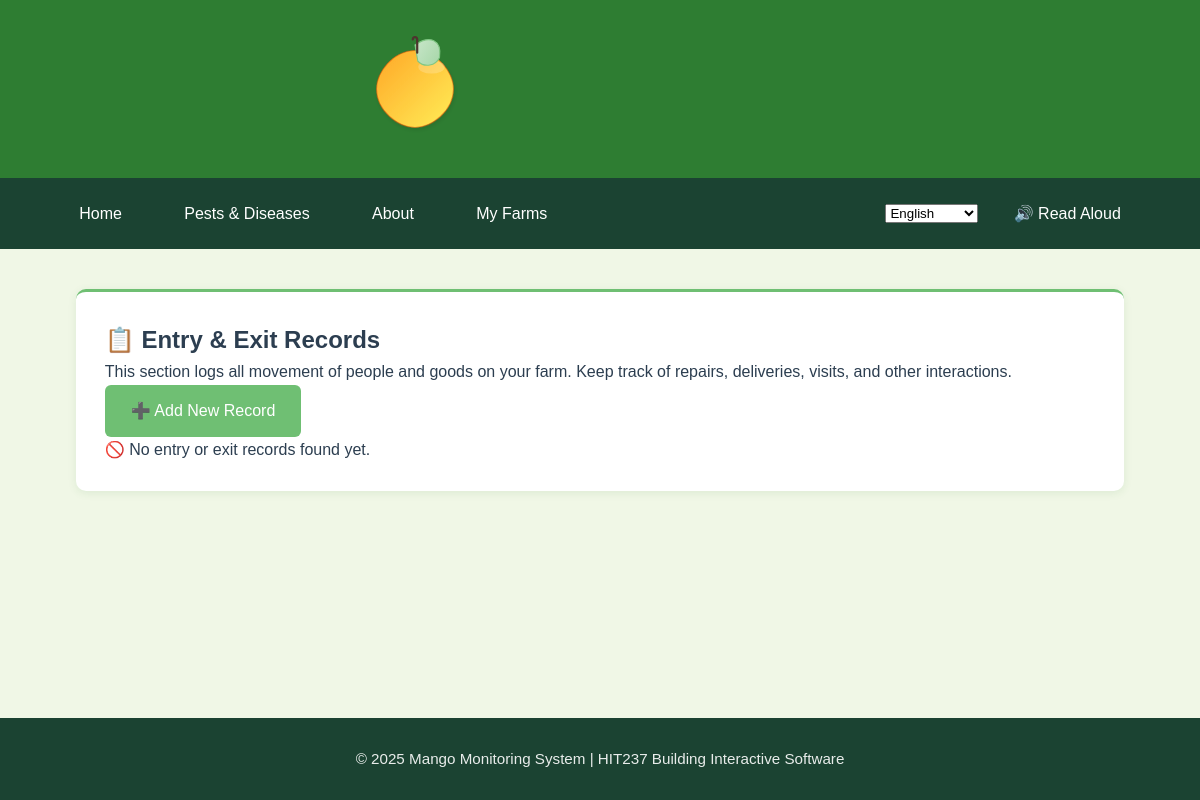
Page /myfarms/entryexit/ (signed in) on the earlier database version.
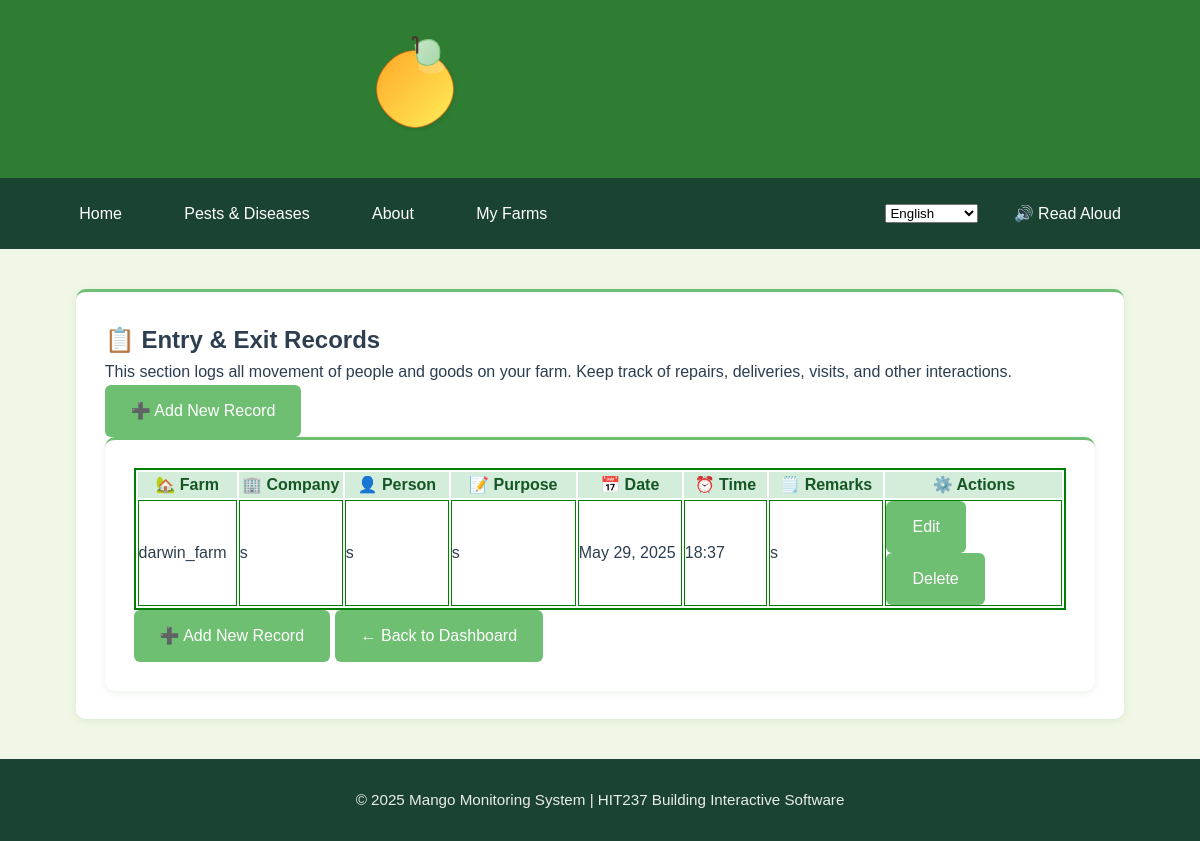
Same page on the later database version.
### App2/models.py (models this page shows, shortened)
class EntryExitLog(models.Model):
    farm = models.ForeignKey(Farm, on_delete=models.CASCADE)
    company_name = models.CharField(max_length=100)
    person_name = models.CharField(max_length=100)
    purpose = models.CharField(max_length=255)
    date = models.DateField()
    time = models.TimeField()
    remarks = models.TextField(blank=True, null=True)

class Farm(models.Model):
    name = models.CharField(max_length=100)
    location = models.CharField(max_length=150)
    owner = models.ForeignKey(User, on_delete=models.CASCADE, related_name="farms")
    total_plants = models.IntegerField(validators=[MinValueValidator(1)], help_text="Total number of mango plants on the property")
    farm_size = models.DecimalField(max_digits=10, decimal_places=2, help_text="Farm size in hectares")
    stocking_rate = models.DecimalField(max_digits=10, decimal_places=2, help_text="Plants per hectare", editable=False)
    created_at = models.DateTimeField(auto_now_add=True)
    updated_at = models.DateTimeField(auto_now=True)
    class Meta:
        ordering = ['name']

### App2/views.py (the view)
# urls.py: path('entryexit/', views.EntryExitListView.as_view(), name='entry-exit-list'),
class EntryExitListView(LoginRequiredMixin, ListView):
    model = EntryExitLog
    template_name = 'App2/entryexit_list.html'
    context_object_name = 'logs'
    def get_queryset(self):
        if self.request.user.is_superuser:
            user_filter = self.request.GET.get('user_filter', 'all')
            if user_filter != 'all':
                try:
                    user_id = int(user_filter)
                    return EntryExitLog.objects.filter(farm__owner_id=user_id)
                except (ValueError, TypeError):
                    return EntryExitLog.objects.all()
            else:
                return EntryExitLog.objects.all()
        else:
            return EntryExitLog.objects.filter(farm__owner=self.request.user)
    def get_context_data(self, **kwargs):
        context = super().get_context_data(**kwargs)
        if self.request.user.is_superuser:
            context['users'] = User.objects.all()
            context['current_user_filter'] = self.request.GET.get('user_filter', 'all')
            context['is_superuser'] = True
        else:
            context['is_superuser'] = False
        return context

### App2/templates/App2/entryexit_list.html (shortened to what this page needs)
{% extends 'App2/base.html' %}
{% block content %}
<div class="card shadow-sm p-3">
<div class="container mt-5">
  <div class="content-card mb-4 shadow-sm text-start">
    <div class="d-flex justify-content-between align-items-center mb-3">
      <div>
        <h2 class="mb-3">📋 {% if is_superuser %}All {% endif %}Entry & Exit Records</h2>
        <p class="text-muted">This section logs all movement of people and goods on {% if is_superuser %}farms{% else %}your farm{% endif %}. Keep track of repairs, deliveries, visits, and other interactions.</p>
      </div>
    </div>
    <a href="{% url 'App2:entry-exit-create' %}" class="btn btn-outline-success btn-sm mt-2">➕ Add New Record</a>
  </div>
</div>
  {% if logs %}
  <div class="card shadow-sm p-3">
 <div class="summary-table-container mb-4">
   <table class="table w-auto text-center" style="border: 2px solid green;">
    <div class="stat-item" style="flex: 1; text-align: center; padding: 0 10px; border-right: 1px solid #eee;">
      <thead style="background-color: #d4edda; color: #155724;">
        <tr>
         <th scope="col", style="width: 7%;" style="border: 1px solid green;">🏡 Farm</th>
          <th scope="col", style="width: 10%;" style="border: 1px solid green;">🏢 Company</th>
          <th scope="col", style="width: 10%;" style="border: 1px solid green;">👤 Person</th>
          <th scope="col", style="width: 12%;" style="border: 1px solid green;">📝 Purpose</th>
          <th scope="col", style="width: 10%;" style="border: 1px solid green;">📅 Date</th>
          <th scope="col", style="width: 8%;" style="border: 1px solid green;">⏰ Time</th>
          <th scope="col", style="width: 11%;" style="border: 1px solid green;">🗒️ Remarks</th>
          <th scope="col", style="width: 17%;" style="border: 1px solid green;">⚙️ Actions</th>
        </tr>
      </thead>
      <tbody>
        {% for log in logs %}
        <tr>
          <td style="border: 1px solid green;">{{ log.farm.name }}</td>
          <td style="border: 1px solid green;">{{ log.company_name }}</td>
          <td style="border: 1px solid green;">{{ log.person_name }}</td>
          <td style="border: 1px solid green;">{{ log.purpose }}</td>
          <td style="border: 1px solid green;">{{ log.date|date:"M d, Y" }}</td>
          <td style="border: 1px solid green;">{{ log.time|time:"H:i" }}</td>
          <td style="border: 1px solid green;">{{ log.remarks|default:"—" }}</td>
          <td style="border: 1px solid green;">
              <div class="d-flex justify-content-center gap-2 flex-wrap">
                <a href="{% url 'App2:entryexit-edit' log.pk %}" class="btn btn-sm btn-outline-warning">Edit</a>
                <a href="{% url 'App2:entryexit-delete' log.pk %}" class="btn btn-sm btn-outline-danger">Delete</a>
              </div>
            </td>
        </tr>
        </div>
        {% endfor %}
    </table>
  </div>
    <a href="{% url 'App2:entry-exit-create' %}" class="btn btn-outline-success btn-sm mt-2">➕ Add New Record</a>
    <a href="{% url 'App2:profile' %}" class="btn btn-outline-success">← Back to Dashboard</a>
  {% else %}
  <div class="alert alert-warning text-center mt-4" role="alert">
    🚫 No entry or exit records found yet.
  </div>
  {% endif %}
</div>
{% endblock %}

Differences in the rows shown:
added EntryExitLog: farm.name "darwin_farm", company_name "s", person_name "s", purpose "s", date "May 29, 2025", time "18:37", remarks "s"
Other differences:
text no longer shown: "🚫 No entry or exit records found yet."
text now shown: "🏡 Farm 🏢 Company 👤 Person 📝 Purpose 📅 Date ⏰ Time 🗒️ Remarks ⚙️ Actions ➕ Add New Record ← Back to Dashboard"
